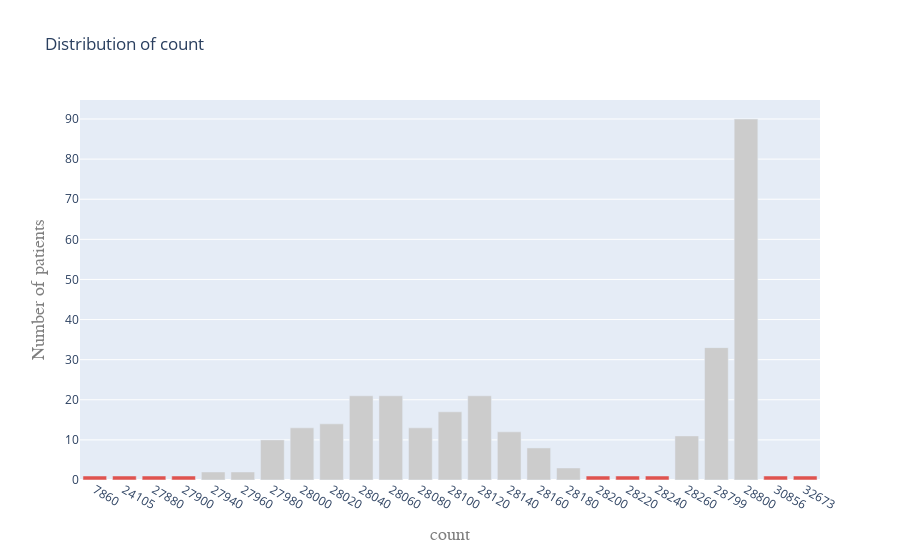

Notebook code cell kept with this figure:
### Markdown cell above
We need to check the distribution of the sequence length of all the rec ids. Later on, we will need to pad/truncate every sequence to the same length. Based on the plot we will choose 28800 (which is the mode) as the fixed sequence length we will pad/truncate all the sequences to.

### Code cell
plot_distribution_feature(df_signals_new.groupby('rec_id', sort=False).agg({'rec_id': 'size'}).rename(columns={'rec_id': 'count'}).reset_index(), 'count', categorical=False)

### Figure 1 — Plotly figure (JSON) as saved in the notebook; plotly's stock layout.template omitted (floating-point values rounded to 4 significant figures)
{"data": [{"marker": {"color": ["rgba(222,45,38,0.8)", "rgba(222,45,38,0.8)", "rgba(222,45,38,0.8)", "rgba(222,45,38,0.8)", "rgba(204,204,204,1)", "rgba(204,204,204,1)", "rgba(204,204,204,1)", "rgba(204,204,204,1)", "rgba(204,204,204,1)", "rgba(204,204,204,1)", "rgba(204,204,204,1)", "rgba(204,204,204,1)", "rgba(204,204,204,1)", "rgba(204,204,204,1)", "rgba(204,204,204,1)", "rgba(204,204,204,1)", "rgba(204,204,204,1)", "rgba(222,45,38,0.8)", "rgba(222,45,38,0.8)", "rgba(222,45,38,0.8)", "rgba(204,204,204,1)", "rgba(204,204,204,1)", "rgba(204,204,204,1)", "rgba(222,45,38,0.8)", "rgba(222,45,38,0.8)"]}, "type": "bar", "x": ["7860", "24105", "27880", "27900", "27940", "27960", "27980", "28000", "28020", "28040", "28060", "28080", "28100", "28120", "28140", "28160", "28180", "28200", "28220", "28240", "28260", "28799", "28800", "30856", "32673"], "y": [1, 1, 1, 1, 2, 2, 10, 13, 14, 21, 21, 13, 17, 21, 12, 8, 3, 1, 1, 1, 11, 33, 90, 1, 1]}], "layout": {"title": {"text": "Distribution of count"}, "xaxis": {"title": {"font": {"color": "#7f7f7f", "family": "Courier New, monospace", "size": 18}, "text": "count"}}, "yaxis": {"title": {"font": {"color": "#7f7f7f", "family": "Courier New, monospace", "size": 18}, "text": "Number of patients"}}}}
